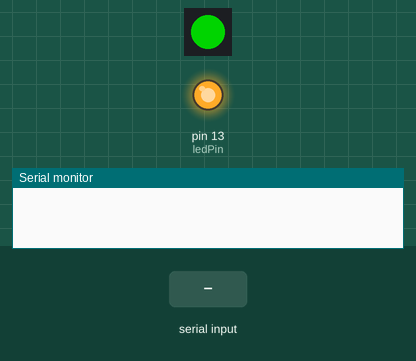
The sketch below on a simulated Arduino Uno, built with avr-gcc and run on an emulated ATmega328P. On the bench: 1 RGB LEDs in strip order, left to right, output pins drawn as LEDs (lit = HIGH), the last lines printed to the serial monitor. The test bench sets the inputs (shaded band). Dim RGB values are drawn brighter than linear.

Above: at 0.1 s.
At 1.2 s:
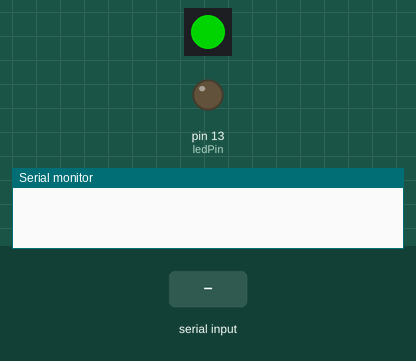
1.3 s: "s" received over Serial
At 1.6 s:
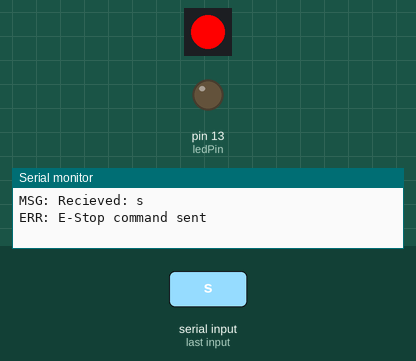
Timing chart, 0 to 4.3 s (numbered marks = the images above; inputs shaded):
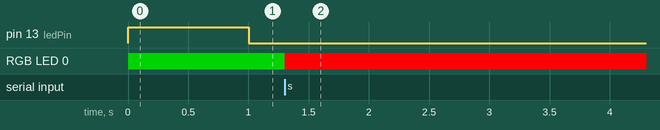

Measured:
- after the input at 1.3 s, pin 13 (ledPin): stops changing and stays LOW; RGB LED 0: RGB(0, 128, 0) → RGB(255, 0, 0) at once

The sketch:

old_mercury_hindbrain.ino
```cpp
// Mercury Hind Brain Code
// Version 1.0 17/07/07
// Used: FastLED Blink Ex.

#include "FastLED.h"

// Variable Declarations/Initializations
static int ledPin = 13;                 // runtime LED pin
unsigned long intervalLED = 1000;       // LED time delay
unsigned long prevMillis = millis();    // Time-tracking variable
boolean debug = true;                   // Serial output switch
int ledState = HIGH;                    // Binary LED state indicator
char message = 'g';                     // I/O storage variable from MidBrain

// Receiver channels
int ch1;
int ch2;
int ch3;
int ch4;
int ch5;
int ch6;

//Pin to Control Mapping
static int throttleVertPin = 2; //Left stick up-down
static int throttleHorizPin = 5; //Left stick left-right
static int elevatorVertPin = 4; //Right stick up-down
static int elevatorHorizPin = 3; //Right stick left-right
static int safetyPin = 6; //RTS switch

// Define array of 1 rgb led
#define DATA_PIN 0
#define NUM_LEDS 1
CRGB leds[NUM_LEDS];

/* FUNCTION: Main setup
 *  ARG: none
 *  RTN: none
 */
void setup() {
  // Sets up runtime LED, toggles on
  pinMode (ledPin, OUTPUT);
  digitalWrite(ledPin, ledState);

  // Sets up status LED
  FastLED.addLeds<WS2812B, DATA_PIN, GRB>(leds, NUM_LEDS);

  if (debug) {Serial.begin(9600);}
  leds[0] = CRGB::Green;
  FastLED.show();
}
//------------------------------------------------------------\\

/* FUNCTION: Main loop
 * ARG: none
 * RTN: none
 */
void loop() {

  // Read Midbrain commands
  if (Serial.available()) {
    message = Serial.read();
    if (debug) {
      Serial.print("MSG: Recieved: ");
      Serial.println(message);
    }
  }

  if (message == 's') {
    Serial.println("ERR: E-Stop command sent");
    leds[0] = CRGB::Red;
    FastLED.show();
    while(true) {}

  }
  // Sense: Read Robot Sensors
  // Think: Run low level cognition and safety code
  unsigned long currMillis = millis();
  if (currMillis - prevMillis > intervalLED) {
    prevMillis = currMillis;
    ledState = toggleLED(ledState);
  }

  // Act: Run actuators and behavior lights

  // Write status data up to MidBrain

}
//---------------------------------------------------------------\\

/* FUNCTION: Given current state of LED, toggle LED to other state
 * ARG: integer representing LED state (LOW/HIGH)
 * RTN: integer representing updated LED state (HIGH/LOW)
 */
int toggleLED(int state) {
  if (state == LOW) {
    state = HIGH;
  }
  else if (state == HIGH) {
    state = LOW;
  }
  else {
    if (debug) {Serial.println("ERR: LED state value non-binary!");}
  }
  digitalWrite(ledPin, state);
  return state;
}
```
